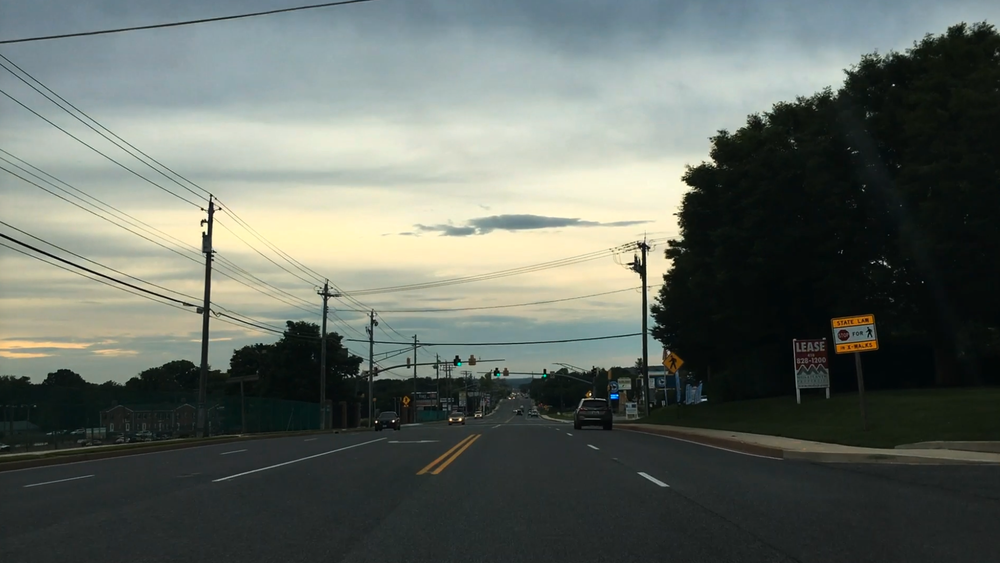
#> input picture Reaction_Time_v1/road2.png, 1000 x 563 px, shrunk from 1857 x 1046 before the run
$ python reaction_time_display.py
#> lines starting #> are read from the running program, lines starting #| are printed output that depends on the picture
# Python code for measure reacation time in human subject
# with computer monitor and keyboard

import matplotlib.pyplot as plt #pip install matplotlib; pip install pyQt5
import numpy as np
import time # No need for installation
from matplotlib.widgets import Button
from PIL import Image #pip install Pillow
import glob

# import picture to randomize and set dimentions
# set globle variables
time_display=0
time_interval = []
t_press = 0
delay = 1
reaction_time=0


###################################### Sara Editing
image_raw  = np.array(Image.open("road2.png"))  # choose pictures and directions.
#> image_raw is the input picture: shape (563, 1000, 3); mean R, G, B 98.6, 105.4, 98.5
x_res = image_raw.shape[0]
#> x_res = 563
y_res = image_raw.shape[1]
#> y_res = 1000
image_linearized = image_raw.reshape(x_res*y_res,3) #linearize image

stim_x_size=150 ## size of your final noise stimulation
stim_y_size=150

chance = 3 # chance of displaying the bar

signal_x_size = 50 #size of the bar
signal_y_size = 50
################################################3
x_res = image_raw.shape[0]
y_res = image_raw.shape[1]


def main():
    #1. Randomize image and produce image and image_shuffle
    image_shuffle = randomize_image(image_linearized, stim_x_size, stim_y_size)

    #2. Plot the image and note the initiation time point
    line1, im = plotimage(image_shuffle)
    time_display = time.time()
    fig.canvas.mpl_connect('button_press_event', on_press)

    #3. display new image
    make_new_image(image_shuffle,line1,im,time_interval)
    #3. Make image with randomize pixels from a picture.


    #x Final report
    final_report()

'''def randomize_image():
    x_ram_loc = np.random.randint(0,high=x_res-stim_x_size)
    y_ram_loc = np.random.randint(0,high=y_res-stim_y_size)
    image_temp = image_raw.reshape(x_res*y_res,3)
    np.random.shuffle(image_temp)
    image_shuffle = image_temp.reshape((x_res,y_res,3))
    image = image_shuffle[x_ram_loc:(x_ram_loc+stim_x_size),y_ram_loc:(y_ram_loc+stim_y_size),:]
    return image, image_shuffle '''

def randomize_image(image_linearized_local, x, y):
#> called with image_linearized_local = array of shape (563000, 3), x = 150, y = 150
    np.random.shuffle(image_linearized_local)
    #pixel_index = np.random.randint(0,high=x_res*y_res,size=(stim_x_size,stim_y_size))
    image_shuffle_linear = image_linearized_local[0:(x*y),:]
    image_shuffle = image_shuffle_linear.reshape((x,y,3))
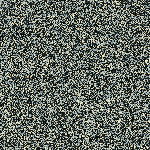
#> image_shuffle: shape (150, 150, 3); mean of channels 0, 1, 2 98.9, 105.5, 98.4; drawn as R, G, B
    return image_shuffle

def plotimage(image_shuffle):
    global fig
    fig, ax1 = plt.subplots(figsize = (10,10))
    plt.ion()
    plt.show(block=False)
    im = plt.imshow(image_shuffle)
    fig_result = plt.figure()
    ax_result = plt.subplot(111)
    line1, = ax_result.plot(np.arange(len(time_interval)),time_interval)
    ax_result.set_ylim([0,delay])
    ax_result.set_xlim([0,40])
    return line1, im

def on_press(event):
    global t_press
    print('you pressed', event.button, event.xdata, event.ydata)
    t_press = time.time()
    if t_press - time_display < delay:
        time_interval.append(t_press-time_display)
        print(t_press)
        print(time_display)
        print(time_display-t_press)
        print(time_interval)

def make_new_image(image_shuffle, line1, im,time_interval):
    global time_display
    for filename in sorted(glob.glob('patterns/*.npy')):
        print(filename)
        image = np.load(filename)
        im.set_data(image)
        if filename[-12:] == "1_signal.npy":
                time_display = time.time()
                print("works")
        plt.pause(0.1)

        print(time_interval)
        print(np.average(time_interval))

        print(reaction_time)
        line1.set_xdata(np.arange(len(time_interval)))
        line1.set_ydata(time_interval)

        print(np.average(time_interval))

def final_report():
    reaction_time = "Reaction Time: " + str(np.average(time_interval))
    plt.text(0,-1,reaction_time,color = "red", fontsize = 18)
    plt.pause(10)
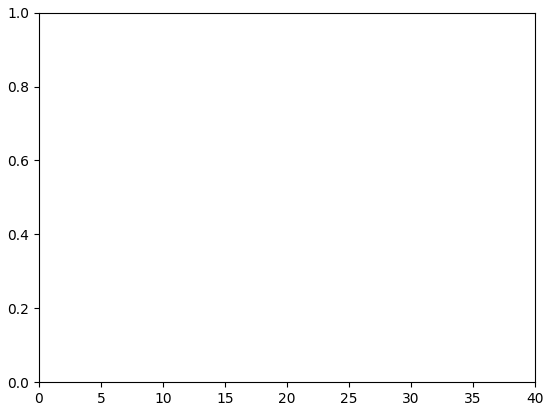
#> figure drawn by matplotlib, 1 panel

#This is necessary. It finally calls main function to run.
main()
